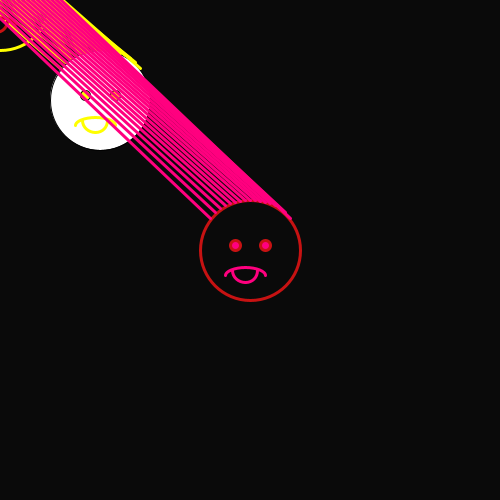
Frame 1 (no input)
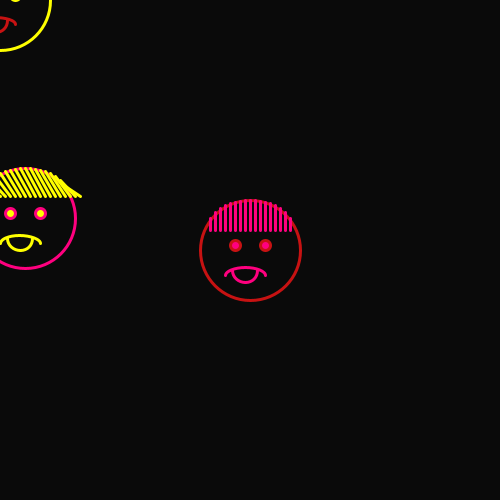
Frame 60 (the mouse pressed at the canvas centre just before this capture)
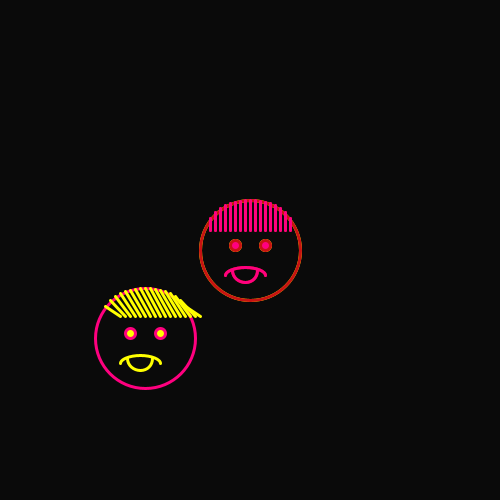
Frame 120 (the mouse held since frame 60 and released just before this capture)

The Processing sketch that drew these frames (run headless with seeded random() and noise(); from frame 60 on, the mouse is pressed at the canvas centre):

// Processing sketch: processing_183647
// ── processing_183647.pde

// Based on Daniel Shiffman's Example 5-10: Zoog and conditionals Tutorial 
// Devin Spear 1/26/2015

Planet planet;
Planet planet2;
Planet planet3;

float x = 100;
float y = 100;
float px, py;

float xspeed = 15;
float yspeed = 2;

color c, c2, c3;

int X, Y;
int PX, PY;
int nX, nY;
int delay= 21;

void setup() {
  size(500,500);
  c= color(255,255,0);//yellow
  c2= color(199, 18, 18);//red
  c3= color(255,0,127);//pink
  planet= new Planet(mouseX, mouseY, pmouseX, pmouseY, c);
  planet2= new Planet(mouseX, mouseY, pmouseX, pmouseY, c2);
  planet3= new Planet(mouseX, mouseY, pmouseX, pmouseY, c3);
  smooth();
  
  X= width/2;
  Y= height/2;
  nX= X;
  nY= Y;
  
  
}

void draw() {
  planet.update();
  
  
  X+=(nX-X)/delay;
  Y+=(nY-Y)/delay;
 
  planet.display(int(x), int(y), int(px), int(py), c);
  //smileboy2.update();
  px= x;
  py= y;
  
  planet2.display(mouseX, mouseY, pmouseX, pmouseY, c2);


  planet3.display(X, Y, PX, PY, c3);
  PX= X;
  PY= Y;

  // Change the location of Zoog by speed
  //changing blue
  x = x + xspeed;
  y = y + yspeed;

  // An IF statement with a logical OR determines if Zoog has reached either the right or left edge of the screen.  
  // When this is true, we multiply speed by Ð1, reversing ZoogÕs direction!
  // Identical logic is applied to the y direction as well.
  if ((x > width) || (x < 0)) {
    xspeed = xspeed * -1;
  }

  if ((y > height) || (y < 0)) {
    yspeed = yspeed * -1;
  }

  //background(255);  
  ellipseMode(CENTER);
  rectMode(CENTER); 

}

void mouseMoved(){
  nX= mouseX;
  nY= mouseY;
}
class Planet{
  int a= 0;
  int x, y, px, py;
  color c0;
  int r,g,b;
  
  Planet(int tempX, int tempY, int tempPX, int tempPY, color c){
    x= tempX;
    y= tempY;
    px= tempPX;
    py= tempPY;
    c0= c;
    
  }
  
  void update(){
    background(10); //10
    smooth();
    frameRate(30);
   // c0= color(r, g, b);
  }
  void display(int x, int y, int px, int py, color c){
    noCursor();
    c= c0;
    ellipseMode(CENTER);
    rectMode(CENTER);
    ellipse(x, y, 100,100);
    fill(c);
    
    fill(c);
    ellipse(x+15, y-5, 10, 10);
    ellipse(x-15, y-5, 10, 10);
    noFill();
    stroke(c);// lips (60,60,60)
    strokeWeight(3);
    arc(x-5, y+20, 25, 25, HALF_PI, PI);
    arc(x-5, y+20, 25, 25, 0, HALF_PI);
    arc(x-5, y+25, 40, 15, -PI, 0);
    line(x+5, y-50, px+5, py-20);
    line(x, y-50, px, py-20);
    line(x-5, y-50, px-5, py-20);
    line(x+10, y-49, px+10, py-20);
    line(x-10, y-49, px-10, py-20);
    line(x+15, y-48, px+15, py-20);
    line(x-15, y-48, px-15, py-20);
    line(x+20, y-47, px+20, py-20);
    line(x-20, y-47, px-20, py-20);
    line(x+25, y-45, px+25, py-20);
    line(x-25, y-45, px-25, py-20);
    line(x+30, y-42, px+30, py-20);
    line(x-30, y-42, px-30, py-20);
    line(x+35, y-38, px+35, py-20);
    line(x-35, y-38, px-35, py-20);
    line(x+40, y-32, px+40, py-20);
    line(x-40, y-32, px-40, py-20);
//    stroke(c); //20,200,300
//    //body
//    fill(c);
//    //triangle
//    triangle(x, y, px-30, py+100, px+20, py+100);
//    
//    //head
//    fill(255);
//    stroke(c);
//    ellipse(x, y, 100,100);
//    strokeWeight(2);
//    //legs
//    line(x, y+50, px+20, py+150);
//    line(x-10, y+50, px-30, py+150);
//    //left arm
//    line(x+10, y+50, x+40, y+70);
//    line(x+40, y+70, x+15, y+90);
//    //right arm
//    line(x-70, y+20, x-10, y+50);
//    
//    fill(c);//60,600,300
//    ellipse(x+15, y, 6,17);
//    ellipse(x-15, y, 7, 16);
//    noFill();
//    stroke(c);// lips (60,60,60)
//    strokeWeight(3);
//    arc(x-2, y+23,11, 16, HALF_PI, PI);
//    arc(x-2, y+23, 20, 16, 0, HALF_PI);
    
 
    
  }
}
